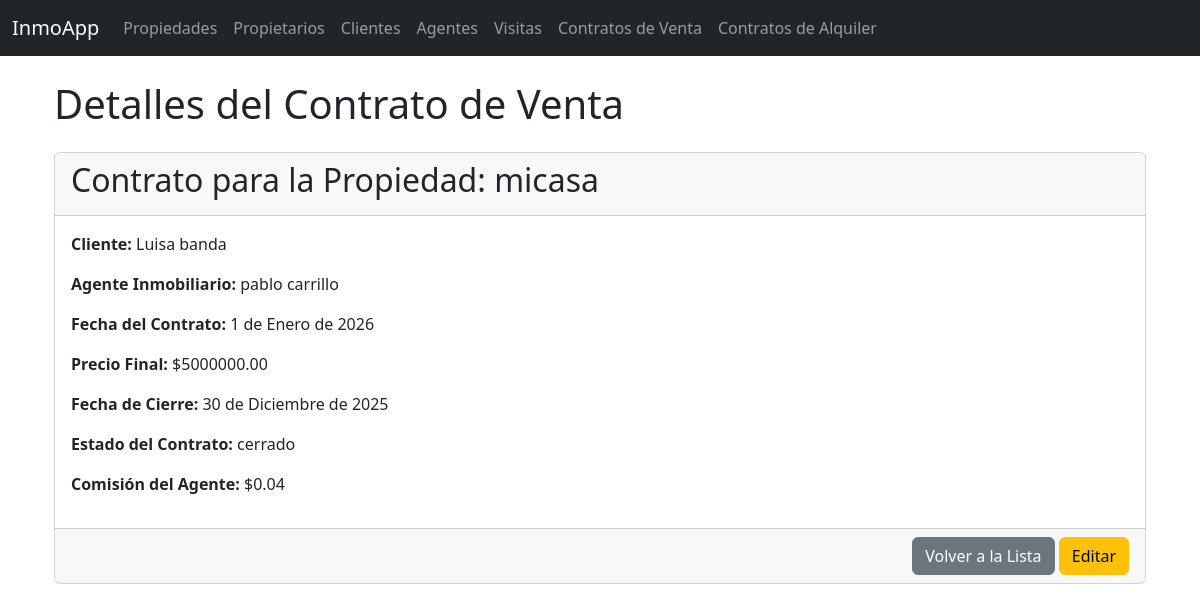
/contratos_venta/1/, run on the app's committed database.
### inmobiliaria/models.py (models this page shows, shortened)
class Contrato_Venta(models.Model):
    propiedad = models.OneToOneField(Propiedad, on_delete=models.CASCADE, related_name="contrato_venta")
    propietario = models.ForeignKey(Propietario, on_delete=models.CASCADE, related_name="contratos_venta")
    cliente = models.ForeignKey(Cliente_Inmobiliaria, on_delete=models.CASCADE, related_name="contratos_venta")
    agente = models.ForeignKey(Agente_Inmobiliario, on_delete=models.CASCADE, related_name="contratos_venta")
    fecha_contrato = models.DateField()
    precio_final = models.DecimalField(max_digits=15, decimal_places=2)
    fecha_cierre = models.DateField()
    estado_contrato = models.CharField(max_length=50)
    comision_agente = models.DecimalField(max_digits=10, decimal_places=2)

class Propiedad(models.Model):
    propietario = models.ForeignKey(Propietario, on_delete=models.CASCADE, related_name="propiedades")
    direccion = models.CharField(max_length=255)
    tipo_propiedad = models.CharField(max_length=50)
    num_habitaciones = models.IntegerField()
    num_banos = models.IntegerField()
    superficie_m2 = models.DecimalField(max_digits=10, decimal_places=2)
    precio_venta = models.DecimalField(max_digits=15, decimal_places=2, null=True, blank=True)
    precio_alquiler = models.DecimalField(max_digits=15, decimal_places=2, null=True, blank=True)
    estado_propiedad = models.CharField(max_length=50) # E.g., "Disponible", "Vendida", "Alquilada"
    fecha_publicacion = models.DateField(auto_now_add=True)
    descripcion = models.TextField(blank=True, null=True)
    def __str__(self):
        return self.direccion

class Cliente_Inmobiliaria(models.Model):
    nombre = models.CharField(max_length=100)
    apellido = models.CharField(max_length=100)
    telefono = models.CharField(max_length=20)
    email = models.EmailField(max_length=100)
    preferencias_propiedad = models.TextField(blank=True, null=True)
    presupuesto_maximo = models.DecimalField(max_digits=15, decimal_places=2, null=True, blank=True)
    fecha_registro = models.DateField(auto_now_add=True)
    dni = models.CharField(max_length=20, unique=True)
    def __str__(self):
        return f"{self.nombre} {self.apellido}"

class Agente_Inmobiliario(models.Model):
    nombre = models.CharField(max_length=100)
    apellido = models.CharField(max_length=100)
    telefono = models.CharField(max_length=20)
    email = models.EmailField(max_length=100)
    licencia_agente = models.CharField(max_length=50)
    fecha_contratacion = models.DateField()
    salario = models.DecimalField(max_digits=10, decimal_places=2, null=True, blank=True)
    comision_porcentaje = models.DecimalField(max_digits=5, decimal_places=2, null=True, blank=True)
    def __str__(self):
        return f"{self.nombre} {self.apellido}"

### inmobiliaria/views.py (the view)
# urls.py: path("contratos_venta/<int:pk>/", views.Contrato_VentaDetailView.as_view(), name="contrato_venta_detail"),
class Contrato_VentaDetailView(DetailView):
    model = Contrato_Venta
    template_name = "inmobiliaria/contrato_venta_detail.html"
    context_object_name = "contrato"

### inmobiliaria/templates/inmobiliaria/contrato_venta_detail.html (shortened to what this page needs)
{% extends "inmobiliaria/base.html" %}
{% block content %}
<div class="container mt-4">
    <h1 class="mb-4">Detalles del Contrato de Venta</h1>
    <div class="card">
        <div class="card-header">
            <h2>Contrato para la Propiedad: {{ contrato.propiedad }}</h2>
        </div>
        <div class="card-body">
            <p><strong>Cliente:</strong> {{ contrato.cliente }}</p>
            <p><strong>Agente Inmobiliario:</strong> {{ contrato.agente }}</p>
            <p><strong>Fecha del Contrato:</strong> {{ contrato.fecha_contrato }}</p>
            <p><strong>Precio Final:</strong> ${{ contrato.precio_final }}</p>
            <p><strong>Fecha de Cierre:</strong> {{ contrato.fecha_cierre }}</p>
            <p><strong>Estado del Contrato:</strong> {{ contrato.estado_contrato }}</p>
            <p><strong>Comisión del Agente:</strong> ${{ contrato.comision_agente }}</p>
        </div>
        <div class="card-footer text-end">
            <a href="{% url 'inmobiliaria:contrato_venta_list' %}" class="btn btn-secondary">Volver a la Lista</a>
            <a href="{% url 'inmobiliaria:contrato_venta_update' contrato.id %}" class="btn btn-warning">Editar</a>
        </div>
    </div>
</div>
{% endblock %}

### data on the page
Contrato_Venta: propiedad "micasa", cliente "Luisa banda", agente "pablo carrillo", fecha_contrato "1 de Enero de 2026", precio_final "5000000.00", fecha_cierre "30 de Diciembre de 2025", estado_contrato "cerrado", comision_agente "0.04"
